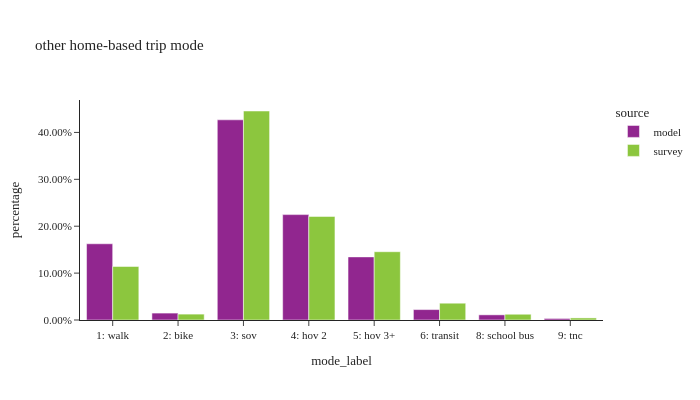

Notebook source saved alongside this figure:
### Code cell
df_plot = (
    hb_trip.group_by(['source', 'mode_label'])
    .agg([
        pl.col('trexpfac').sum().alias('trexpfac'),
        pl.col('trexpfac').count().alias('sample count')
    ])
    .with_columns(
        (pl.col('trexpfac') / pl.col('trexpfac').sum().over(['source'])).alias('percentage')
    )
)

df_plot_pd = df_plot.sort(['source']).to_pandas()

fig = px.bar(df_plot_pd, x="mode_label", y="percentage", color="source",
             barmode="group",hover_data=['sample count'],title="other home-based trip mode")
fig.update_layout(height=400, width=700, font=dict(size=11),
                  xaxis = dict(dtick = 1, categoryorder='category ascending'),
                  yaxis=dict(tickformat=".2%"))
fig.show()

### Figure 1 — Plotly figure (JSON) as saved in the notebook; plotly's stock layout.template omitted (floating-point values rounded to 4 significant figures)
{"data": [{"alignmentgroup": "True", "customdata": [[2651060], [38712], [1917488], [262090], [129774], [1587863], [5035894], [2], [174106]], "hovertemplate": "source=model<br>mode_label=%{x}<br>percentage=%{y}<br>sample count=%{customdata[0]}<extra></extra>", "legendgroup": "model", "marker": {"color": "#91268F", "pattern": {"shape": ""}}, "name": "model", "offsetgroup": "model", "orientation": "v", "showlegend": true, "textposition": "auto", "type": "bar", "x": ["4: hov 2", "9: tnc", "1: walk", "6: transit", "8: school bus", "5: hov 3+", "3: sov", null, "2: bike"], "xaxis": "x", "y": [0.2247, 0.003282, 0.1625, 0.02222, 0.011, 0.1346, 0.4269, 1.695e-07, 0.01476], "yaxis": "y"}, {"alignmentgroup": "True", "customdata": [[2857], [101], [428], [5866], [688], [3090], [60], [136], [1684]], "hovertemplate": "source=survey<br>mode_label=%{x}<br>percentage=%{y}<br>sample count=%{customdata[0]}<extra></extra>", "legendgroup": "survey", "marker": {"color": "#8CC63E", "pattern": {"shape": ""}}, "name": "survey", "offsetgroup": "survey", "orientation": "v", "showlegend": true, "textposition": "auto", "type": "bar", "x": ["4: hov 2", null, "2: bike", "3: sov", "6: transit", "1: walk", "9: tnc", "8: school bus", "5: hov 3+"], "xaxis": "x", "y": [0.2209, 0.008645, 0.01257, 0.4457, 0.03582, 0.1141, 0.004417, 0.01227, 0.1456], "yaxis": "y"}], "layout": {"barmode": "group", "font": {"size": 11}, "height": 400, "legend": {"title": {"text": "source"}, "tracegroupgap": 0}, "title": {"text": "other home-based trip mode"}, "width": 700, "xaxis": {"anchor": "y", "categoryorder": "category ascending", "domain": [0.0, 1.0], "dtick": 1, "title": {"text": "mode_label"}}, "yaxis": {"anchor": "x", "domain": [0.0, 1.0], "tickformat": ".2%", "title": {"text": "percentage"}}}}
